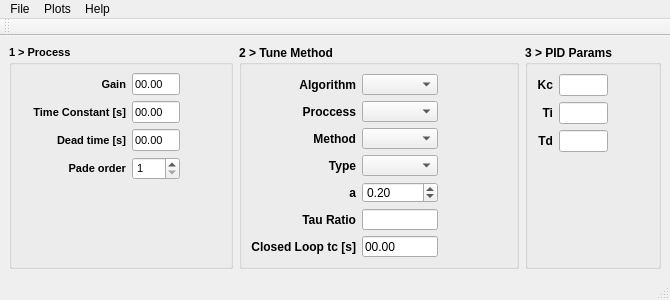
<?xml version="1.0" encoding="UTF-8"?>
<ui version="4.0">
 <class>MainWindow</class>
 <widget class="QMainWindow" name="MainWindow">
  <property name="geometry">
   <rect>
    <x>0</x>
    <y>0</y>
    <width>670</width>
    <height>300</height>
   </rect>
  </property>
  <property name="minimumSize">
   <size>
    <width>670</width>
    <height>300</height>
   </size>
  </property>
  <property name="windowTitle">
   <string>PID Tune Methods</string>
  </property>
  <property name="windowIcon">
   <iconset resource="icons/PIDTuneMethods.qrc">
    <normaloff>:/img/Calculator-32.png</normaloff>:/img/Calculator-32.png</iconset>
  </property>
  <widget class="QWidget" name="centralwidget">
   <property name="sizePolicy">
    <sizepolicy hsizetype="Preferred" vsizetype="Preferred">
     <horstretch>0</horstretch>
     <verstretch>0</verstretch>
    </sizepolicy>
   </property>
   <property name="minimumSize">
    <size>
     <width>0</width>
     <height>0</height>
    </size>
   </property>
   <property name="maximumSize">
    <size>
     <width>16777215</width>
     <height>16777215</height>
    </size>
   </property>
   <layout class="QGridLayout" name="gridLayout">
    <item row="0" column="1">
     <widget class="QGroupBox" name="gbTuneMethod">
      <property name="minimumSize">
       <size>
        <width>280</width>
        <height>0</height>
       </size>
      </property>
      <property name="font">
       <font>
        <weight>75</weight>
        <bold>true</bold>
       </font>
      </property>
      <property name="title">
       <string>2 &gt; Tune Method</string>
      </property>
      <layout class="QVBoxLayout" name="verticalLayout_4">
       <item>
        <layout class="QGridLayout" name="gridLayoutPIDMethod">
         <item row="3" column="0">
          <widget class="QLabel" name="lblPIDType">
           <property name="minimumSize">
            <size>
             <width>0</width>
             <height>0</height>
            </size>
           </property>
           <property name="font">
            <font>
             <weight>75</weight>
             <bold>true</bold>
            </font>
           </property>
           <property name="text">
            <string>Type</string>
           </property>
           <property name="alignment">
            <set>Qt::AlignRight|Qt::AlignTrailing|Qt::AlignVCenter</set>
           </property>
           <property name="buddy">
            <cstring>cmbPIDType</cstring>
           </property>
          </widget>
         </item>
         <item row="0" column="0">
          <widget class="QLabel" name="lblAlgorithm">
           <property name="text">
            <string>Algorithm</string>
           </property>
           <property name="alignment">
            <set>Qt::AlignRight|Qt::AlignTrailing|Qt::AlignVCenter</set>
           </property>
          </widget>
         </item>
         <item row="2" column="2">
          <spacer name="horizontalSpacer_2">
           <property name="orientation">
            <enum>Qt::Horizontal</enum>
           </property>
           <property name="sizeHint" stdset="0">
            <size>
             <width>100</width>
             <height>20</height>
            </size>
           </property>
          </spacer>
         </item>
         <item row="3" column="1">
          <widget class="QComboBox" name="cmbPIDType">
           <property name="font">
            <font>
             <weight>50</weight>
             <bold>false</bold>
            </font>
           </property>
           <property name="toolTip">
            <string>P or PI or PID controller type</string>
           </property>
          </widget>
         </item>
         <item row="1" column="1">
          <widget class="QComboBox" name="cmbProccess">
           <property name="font">
            <font>
             <weight>50</weight>
             <bold>false</bold>
            </font>
           </property>
           <property name="toolTip">
            <string>First order with dead time or integrating</string>
           </property>
           <property name="currentIndex">
            <number>-1</number>
           </property>
          </widget>
         </item>
         <item row="5" column="0">
          <widget class="QLabel" name="lblLambdaTauRatio">
           <property name="minimumSize">
            <size>
             <width>0</width>
             <height>0</height>
            </size>
           </property>
           <property name="font">
            <font>
             <weight>75</weight>
             <bold>true</bold>
            </font>
           </property>
           <property name="text">
            <string>Tau Ratio</string>
           </property>
           <property name="alignment">
            <set>Qt::AlignRight|Qt::AlignTrailing|Qt::AlignVCenter</set>
           </property>
           <property name="buddy">
            <cstring>leLambdaTauRatio</cstring>
           </property>
          </widget>
         </item>
         <item row="1" column="0">
          <widget class="QLabel" name="lblProccess">
           <property name="minimumSize">
            <size>
             <width>105</width>
             <height>0</height>
            </size>
           </property>
           <property name="font">
            <font>
             <weight>75</weight>
             <bold>true</bold>
            </font>
           </property>
           <property name="text">
            <string>Proccess</string>
           </property>
           <property name="alignment">
            <set>Qt::AlignRight|Qt::AlignTrailing|Qt::AlignVCenter</set>
           </property>
           <property name="buddy">
            <cstring>cmbProccess</cstring>
           </property>
          </widget>
         </item>
         <item row="6" column="1">
          <widget class="QLineEdit" name="leLambda">
           <property name="font">
            <font>
             <weight>50</weight>
             <bold>false</bold>
            </font>
           </property>
           <property name="toolTip">
            <string>closed loop tc</string>
           </property>
           <property name="inputMask">
            <string>99.99;_</string>
           </property>
           <property name="text">
            <string>00.00</string>
           </property>
           <property name="readOnly">
            <bool>false</bool>
           </property>
          </widget>
         </item>
         <item row="2" column="1">
          <widget class="QComboBox" name="cmbTuneMethod">
           <property name="font">
            <font>
             <weight>50</weight>
             <bold>false</bold>
            </font>
           </property>
           <property name="toolTip">
            <string>PID method</string>
           </property>
           <property name="currentIndex">
            <number>-1</number>
           </property>
          </widget>
         </item>
         <item row="2" column="0">
          <widget class="QLabel" name="lblTuneMethod">
           <property name="minimumSize">
            <size>
             <width>105</width>
             <height>0</height>
            </size>
           </property>
           <property name="font">
            <font>
             <weight>75</weight>
             <bold>true</bold>
            </font>
           </property>
           <property name="text">
            <string>Method</string>
           </property>
           <property name="alignment">
            <set>Qt::AlignRight|Qt::AlignTrailing|Qt::AlignVCenter</set>
           </property>
           <property name="buddy">
            <cstring>cmbTuneMethod</cstring>
           </property>
          </widget>
         </item>
         <item row="5" column="1">
          <widget class="QLineEdit" name="leLambdaTauRatio">
           <property name="enabled">
            <bool>true</bool>
           </property>
           <property name="font">
            <font>
             <weight>50</weight>
             <bold>false</bold>
            </font>
           </property>
           <property name="toolTip">
            <string>closed loop tc / process tc</string>
           </property>
           <property name="inputMask">
            <string/>
           </property>
           <property name="readOnly">
            <bool>true</bool>
           </property>
          </widget>
         </item>
         <item row="6" column="0">
          <widget class="QLabel" name="lblLambda">
           <property name="minimumSize">
            <size>
             <width>0</width>
             <height>0</height>
            </size>
           </property>
           <property name="font">
            <font>
             <weight>75</weight>
             <bold>true</bold>
            </font>
           </property>
           <property name="text">
            <string>Closed Loop tc [s]</string>
           </property>
           <property name="alignment">
            <set>Qt::AlignRight|Qt::AlignTrailing|Qt::AlignVCenter</set>
           </property>
           <property name="buddy">
            <cstring>leLambda</cstring>
           </property>
          </widget>
         </item>
         <item row="0" column="1">
          <widget class="QComboBox" name="cmbAlgorithm">
           <property name="font">
            <font>
             <weight>50</weight>
             <bold>false</bold>
            </font>
           </property>
           <property name="toolTip">
            <string>PID Algorithm</string>
           </property>
          </widget>
         </item>
         <item row="4" column="0">
          <widget class="QLabel" name="lbla">
           <property name="text">
            <string>a</string>
           </property>
           <property name="alignment">
            <set>Qt::AlignRight|Qt::AlignTrailing|Qt::AlignVCenter</set>
           </property>
          </widget>
         </item>
         <item row="4" column="1">
          <widget class="QDoubleSpinBox" name="dsba">
           <property name="font">
            <font>
             <weight>50</weight>
             <bold>false</bold>
            </font>
           </property>
           <property name="decimals">
            <number>2</number>
           </property>
           <property name="minimum">
            <double>0.000000000000000</double>
           </property>
           <property name="maximum">
            <double>0.250000000000000</double>
           </property>
           <property name="singleStep">
            <double>0.010000000000000</double>
           </property>
           <property name="value">
            <double>0.200000000000000</double>
           </property>
          </widget>
         </item>
        </layout>
       </item>
       <item>
        <spacer name="verticalSpacer_2">
         <property name="orientation">
          <enum>Qt::Vertical</enum>
         </property>
         <property name="sizeHint" stdset="0">
          <size>
           <width>20</width>
           <height>40</height>
          </size>
         </property>
        </spacer>
       </item>
      </layout>
     </widget>
    </item>
    <item row="0" column="0">
     <widget class="QGroupBox" name="gbProcess">
      <property name="minimumSize">
       <size>
        <width>0</width>
        <height>0</height>
       </size>
      </property>
      <property name="font">
       <font>
        <pointsize>8</pointsize>
        <weight>75</weight>
        <bold>true</bold>
       </font>
      </property>
      <property name="title">
       <string>1 &gt; Process</string>
      </property>
      <layout class="QVBoxLayout" name="verticalLayout_3">
       <item>
        <layout class="QGridLayout" name="gridLayoutProccess">
         <item row="1" column="0">
          <widget class="QLabel" name="lblTc">
           <property name="minimumSize">
            <size>
             <width>0</width>
             <height>0</height>
            </size>
           </property>
           <property name="font">
            <font>
             <weight>75</weight>
             <bold>true</bold>
            </font>
           </property>
           <property name="text">
            <string>Time Constant [s]</string>
           </property>
           <property name="alignment">
            <set>Qt::AlignRight|Qt::AlignTrailing|Qt::AlignVCenter</set>
           </property>
           <property name="buddy">
            <cstring>leTc</cstring>
           </property>
          </widget>
         </item>
         <item row="2" column="0">
          <widget class="QLabel" name="lblDeadTime">
           <property name="minimumSize">
            <size>
             <width>0</width>
             <height>0</height>
            </size>
           </property>
           <property name="font">
            <font>
             <weight>75</weight>
             <bold>true</bold>
            </font>
           </property>
           <property name="text">
            <string>Dead time [s]</string>
           </property>
           <property name="alignment">
            <set>Qt::AlignRight|Qt::AlignTrailing|Qt::AlignVCenter</set>
           </property>
           <property name="buddy">
            <cstring>leDeadTime</cstring>
           </property>
          </widget>
         </item>
         <item row="1" column="1">
          <widget class="QLineEdit" name="leTc">
           <property name="font">
            <font>
             <weight>50</weight>
             <bold>false</bold>
            </font>
           </property>
           <property name="toolTip">
            <string>Process time constant</string>
           </property>
           <property name="inputMask">
            <string>99.99;_</string>
           </property>
           <property name="text">
            <string>00.00</string>
           </property>
          </widget>
         </item>
         <item row="0" column="2">
          <spacer name="horizontalSpacer_1">
           <property name="orientation">
            <enum>Qt::Horizontal</enum>
           </property>
           <property name="sizeHint" stdset="0">
            <size>
             <width>100</width>
             <height>20</height>
            </size>
           </property>
          </spacer>
         </item>
         <item row="2" column="1">
          <widget class="QLineEdit" name="leDeadTime">
           <property name="font">
            <font>
             <weight>50</weight>
             <bold>false</bold>
            </font>
           </property>
           <property name="toolTip">
            <string>Process dead time</string>
           </property>
           <property name="inputMask">
            <string>99.99;_</string>
           </property>
           <property name="text">
            <string>00.00</string>
           </property>
          </widget>
         </item>
         <item row="0" column="1">
          <widget class="QLineEdit" name="leGain">
           <property name="font">
            <font>
             <weight>50</weight>
             <bold>false</bold>
            </font>
           </property>
           <property name="toolTip">
            <string>Proccess gain</string>
           </property>
           <property name="inputMask">
            <string>99.99;_</string>
           </property>
           <property name="text">
            <string>00.00</string>
           </property>
          </widget>
         </item>
         <item row="0" column="0">
          <widget class="QLabel" name="lblGain">
           <property name="minimumSize">
            <size>
             <width>105</width>
             <height>0</height>
            </size>
           </property>
           <property name="font">
            <font>
             <weight>75</weight>
             <bold>true</bold>
            </font>
           </property>
           <property name="text">
            <string>Gain</string>
           </property>
           <property name="alignment">
            <set>Qt::AlignRight|Qt::AlignTrailing|Qt::AlignVCenter</set>
           </property>
           <property name="buddy">
            <cstring>leGain</cstring>
           </property>
          </widget>
         </item>
         <item row="3" column="0">
          <widget class="QLabel" name="lblPade">
           <property name="text">
            <string>Pade order</string>
           </property>
           <property name="alignment">
            <set>Qt::AlignRight|Qt::AlignTrailing|Qt::AlignVCenter</set>
           </property>
          </widget>
         </item>
         <item row="3" column="1">
          <widget class="QSpinBox" name="sbPade">
           <property name="font">
            <font>
             <weight>50</weight>
             <bold>false</bold>
            </font>
           </property>
           <property name="minimum">
            <number>1</number>
           </property>
           <property name="maximum">
            <number>16</number>
           </property>
          </widget>
         </item>
        </layout>
       </item>
       <item>
        <spacer name="verticalSpacer_1">
         <property name="orientation">
          <enum>Qt::Vertical</enum>
         </property>
         <property name="sizeHint" stdset="0">
          <size>
           <width>20</width>
           <height>40</height>
          </size>
         </property>
        </spacer>
       </item>
      </layout>
     </widget>
    </item>
    <item row="0" column="2">
     <widget class="QGroupBox" name="gbPIDParams">
      <property name="minimumSize">
       <size>
        <width>0</width>
        <height>0</height>
       </size>
      </property>
      <property name="font">
       <font>
        <weight>75</weight>
        <bold>true</bold>
       </font>
      </property>
      <property name="title">
       <string>3 &gt; PID Params</string>
      </property>
      <layout class="QVBoxLayout" name="verticalLayout_2">
       <item>
        <layout class="QGridLayout" name="gridLayoutPIDParams">
         <item row="2" column="1">
          <widget class="QLineEdit" name="leTd">
           <property name="enabled">
            <bool>true</bool>
           </property>
           <property name="sizePolicy">
            <sizepolicy hsizetype="Preferred" vsizetype="Preferred">
             <horstretch>0</horstretch>
             <verstretch>0</verstretch>
            </sizepolicy>
           </property>
           <property name="font">
            <font>
             <weight>50</weight>
             <bold>false</bold>
            </font>
           </property>
           <property name="toolTip">
            <string>Controller derivative time</string>
           </property>
           <property name="readOnly">
            <bool>true</bool>
           </property>
          </widget>
         </item>
         <item row="2" column="0">
          <widget class="QLabel" name="lblTd">
           <property name="minimumSize">
            <size>
             <width>0</width>
             <height>0</height>
            </size>
           </property>
           <property name="font">
            <font>
             <weight>75</weight>
             <bold>true</bold>
            </font>
           </property>
           <property name="text">
            <string>Td</string>
           </property>
           <property name="alignment">
            <set>Qt::AlignRight|Qt::AlignTrailing|Qt::AlignVCenter</set>
           </property>
           <property name="buddy">
            <cstring>leTd</cstring>
           </property>
          </widget>
         </item>
         <item row="0" column="0">
          <widget class="QLabel" name="lblKc">
           <property name="minimumSize">
            <size>
             <width>0</width>
             <height>0</height>
            </size>
           </property>
           <property name="font">
            <font>
             <weight>75</weight>
             <bold>true</bold>
            </font>
           </property>
           <property name="text">
            <string>Kc</string>
           </property>
           <property name="alignment">
            <set>Qt::AlignRight|Qt::AlignTrailing|Qt::AlignVCenter</set>
           </property>
           <property name="buddy">
            <cstring>leKc</cstring>
           </property>
          </widget>
         </item>
         <item row="0" column="1">
          <widget class="QLineEdit" name="leKc">
           <property name="enabled">
            <bool>true</bool>
           </property>
           <property name="sizePolicy">
            <sizepolicy hsizetype="Preferred" vsizetype="Preferred">
             <horstretch>0</horstretch>
             <verstretch>0</verstretch>
            </sizepolicy>
           </property>
           <property name="font">
            <font>
             <weight>50</weight>
             <bold>false</bold>
            </font>
           </property>
           <property name="toolTip">
            <string>Controller gain</string>
           </property>
           <property name="readOnly">
            <bool>true</bool>
           </property>
          </widget>
         </item>
         <item row="1" column="0">
          <widget class="QLabel" name="lblTi">
           <property name="minimumSize">
            <size>
             <width>0</width>
             <height>0</height>
            </size>
           </property>
           <property name="font">
            <font>
             <weight>75</weight>
             <bold>true</bold>
            </font>
           </property>
           <property name="text">
            <string>Ti</string>
           </property>
           <property name="alignment">
            <set>Qt::AlignRight|Qt::AlignTrailing|Qt::AlignVCenter</set>
           </property>
           <property name="buddy">
            <cstring>leTi</cstring>
           </property>
          </widget>
         </item>
         <item row="1" column="1">
          <widget class="QLineEdit" name="leTi">
           <property name="enabled">
            <bool>true</bool>
           </property>
           <property name="sizePolicy">
            <sizepolicy hsizetype="Preferred" vsizetype="Preferred">
             <horstretch>0</horstretch>
             <verstretch>0</verstretch>
            </sizepolicy>
           </property>
           <property name="font">
            <font>
             <weight>50</weight>
             <bold>false</bold>
            </font>
           </property>
           <property name="toolTip">
            <string>Controller integral time</string>
           </property>
           <property name="readOnly">
            <bool>true</bool>
           </property>
          </widget>
         </item>
         <item row="0" column="2">
          <spacer name="horizontalSpacer_3">
           <property name="orientation">
            <enum>Qt::Horizontal</enum>
           </property>
           <property name="sizeHint" stdset="0">
            <size>
             <width>100</width>
             <height>20</height>
            </size>
           </property>
          </spacer>
         </item>
        </layout>
       </item>
       <item>
        <spacer name="verticalSpacer_3">
         <property name="orientation">
          <enum>Qt::Vertical</enum>
         </property>
         <property name="sizeHint" stdset="0">
          <size>
           <width>20</width>
           <height>40</height>
          </size>
         </property>
        </spacer>
       </item>
      </layout>
     </widget>
    </item>
   </layout>
  </widget>
  <widget class="QMenuBar" name="menubar">
   <property name="geometry">
    <rect>
     <x>0</x>
     <y>0</y>
     <width>670</width>
     <height>21</height>
    </rect>
   </property>
   <widget class="QMenu" name="menuFile">
    <property name="title">
     <string>File</string>
    </property>
    <addaction name="actionRefresh"/>
    <addaction name="separator"/>
    <addaction name="actionExit"/>
   </widget>
   <widget class="QMenu" name="menuHelp">
    <property name="title">
     <string>Help</string>
    </property>
    <addaction name="actionHelp"/>
    <addaction name="actionAbout"/>
   </widget>
   <widget class="QMenu" name="menuPlots">
    <property name="title">
     <string>Plots</string>
    </property>
    <addaction name="action_P_Step_Impulse_Response"/>
    <addaction name="action_CL_Step_Impulse_Response"/>
   </widget>
   <addaction name="menuFile"/>
   <addaction name="menuPlots"/>
   <addaction name="menuHelp"/>
  </widget>
  <widget class="QStatusBar" name="statusbar"/>
  <widget class="QToolBar" name="mainToolBar">
   <property name="windowTitle">
    <string>toolBar</string>
   </property>
   <attribute name="toolBarArea">
    <enum>TopToolBarArea</enum>
   </attribute>
   <attribute name="toolBarBreak">
    <bool>false</bool>
   </attribute>
  </widget>
  <action name="actionRefresh">
   <property name="icon">
    <iconset resource="icons/PIDTuneMethods.qrc">
     <normaloff>:/img/cyclic-process-16.png</normaloff>:/img/cyclic-process-16.png</iconset>
   </property>
   <property name="text">
    <string>Refresh</string>
   </property>
  </action>
  <action name="actionExit">
   <property name="icon">
    <iconset resource="icons/PIDTuneMethods.qrc">
     <normaloff>:/img/exit-16.png</normaloff>:/img/exit-16.png</iconset>
   </property>
   <property name="text">
    <string>Exit</string>
   </property>
  </action>
  <action name="actionAbout">
   <property name="icon">
    <iconset resource="icons/PIDTuneMethods.qrc">
     <normaloff>:/img/info-sign-16.png</normaloff>:/img/info-sign-16.png</iconset>
   </property>
   <property name="text">
    <string>About...</string>
   </property>
  </action>
  <action name="actionHelp">
   <property name="icon">
    <iconset resource="icons/PIDTuneMethods.qrc">
     <normaloff>:/img/help-desk-icon-16.png</normaloff>:/img/help-desk-icon-16.png</iconset>
   </property>
   <property name="text">
    <string>Help</string>
   </property>
  </action>
  <action name="action_P_Step_Impulse_Response">
   <property name="icon">
    <iconset resource="icons/PIDTuneMethods.qrc">
     <normaloff>:/img/line-graph-16.png</normaloff>:/img/line-graph-16.png</iconset>
   </property>
   <property name="text">
    <string>Process Step/Impulse Plot</string>
   </property>
   <property name="toolTip">
    <string>Process Step/Impulse Plot</string>
   </property>
  </action>
  <action name="action_CL_Step_Impulse_Response">
   <property name="icon">
    <iconset resource="icons/PIDTuneMethods.qrc">
     <normaloff>:/img/diagramm-16.png</normaloff>:/img/diagramm-16.png</iconset>
   </property>
   <property name="text">
    <string>Closed Loop Step/Impulse Plot</string>
   </property>
   <property name="iconText">
    <string>Closed Loop Step/Impulse Plot</string>
   </property>
   <property name="toolTip">
    <string>Closed Loop Step/Impulse Plot</string>
   </property>
  </action>
  <action name="action_P_Bode_Response">
   <property name="icon">
    <iconset resource="icons/PIDTuneMethods.qrc">
     <normaloff>:/img/barchart-col-16.png</normaloff>:/img/barchart-col-16.png</iconset>
   </property>
   <property name="text">
    <string>Bode Plot</string>
   </property>
   <property name="toolTip">
    <string>Proccess Bode Plot</string>
   </property>
  </action>
  <action name="action_CL_Bode_Response">
   <property name="icon">
    <iconset resource="icons/PIDTuneMethods.qrc">
     <normaloff>:/img/barchart-bw-16.png</normaloff>:/img/barchart-bw-16.png</iconset>
   </property>
   <property name="text">
    <string>Bode Plot</string>
   </property>
   <property name="toolTip">
    <string>Closed Loop Bode Plot</string>
   </property>
  </action>
 </widget>
 <tabstops>
  <tabstop>leGain</tabstop>
  <tabstop>leTc</tabstop>
  <tabstop>leDeadTime</tabstop>
  <tabstop>cmbProccess</tabstop>
  <tabstop>cmbTuneMethod</tabstop>
  <tabstop>cmbPIDType</tabstop>
  <tabstop>leLambdaTauRatio</tabstop>
  <tabstop>leLambda</tabstop>
  <tabstop>leKc</tabstop>
  <tabstop>leTi</tabstop>
  <tabstop>leTd</tabstop>
 </tabstops>
 <resources>
  <include location="icons/PIDTuneMethods.qrc"/>
 </resources>
 <connections/>
</ui>
